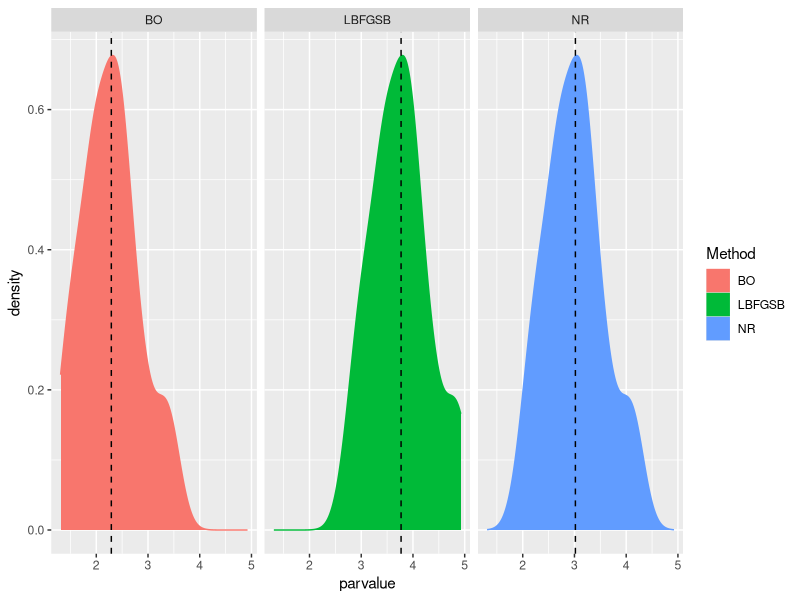

Generate this figure with R:
########################################Poisson Sports Ranking################################
#This script fits a Poisson Ranking model to Brazilian soccer data. 
#We define X_ij ~ poisson(lambda) where lambda = o_i - d_j = expected goals from i against j on a match
#o_i is the ofensive power of team i. This is usually computed as average(goals from i)\average(goals from league)
#d_i is the defensive power of team j. Usually computed as average(goals against j)\average(goals against league)

#Due to nature of this problem, log-likelihood function uses information from d_j to estimate o_i 
#And information from o_i to estimate d_j
#A typical approach to this kind of optimization is Block Relaxation, where first we optimize o_i, then d_j.
#We also consider L-BFGS-B/optim and NR with inequality constraint. 


##Entering real data from Campeonato Brasileiro 2018
#The i_j entry indicates goals from i against j 
X <- matrix(c(0,1,3,1,1,0,0,0,1,2,0,1,2,0,0,2,1,3,2,2,
              0,0,3,1,1,2,3,1,1,0,5,0,0,1,2,3,1,5,0,2,
              4,1,0,2,2,2,5,1,2,3,3,2,2,1,3,2,0,4,1,4,
              1,2,0,0,3,2,1,1,0,0,2,0,0,1,2,1,2,2,3,4,
              1,0,2,0,0,0,1,1,1,2,2,2,1,1,2,0,2,2,1,1,
              2,2,0,0,0,0,3,2,0,0,1,0,1,2,1,1,0,1,0,2,
              1,1,2,1,0,2,0,2,2,3,1,1,2,1,1,0,1,2,1,0,
              1,1,0,2,2,1,0,0,2,0,2,0,1,1,1,1,1,2,1,0,
              3,0,2,1,1,0,3,1,0,0,2,0,0,1,3,2,0,2,1,3,
              2,2,1,2,2,0,2,1,1,0,3,2,2,1,2,1,0,4,1,1,
              1,1,2,1,1,0,3,1,1,0,0,0,0,1,4,0,1,0,0,0,
              1,2,0,2,4,3,2,1,1,2,0,0,0,0,2,5,2,3,2,4,
              2,1,2,2,3,1,3,2,0,2,2,1,0,0,1,2,3,0,3,2,
              4,3,2,3,2,2,0,1,3,1,3,2,1,0,3,3,3,2,1,3,
              1,0,0,1,1,0,1,0,1,0,2,0,1,1,0,0,1,1,1,1,
              0,3,1,2,1,2,0,1,0,1,3,0,1,1,3,0,0,3,1,5,
              1,2,0,1,3,1,2,3,1,2,1,1,0,0,1,1,0,0,2,3,
              0,3,1,2,1,1,1,1,0,0,1,0,2,0,1,2,1,0,2,0,
              4,2,1,2,1,1,3,1,2,1,1,1,1,0,1,0,2,3,0,2,
              1,1,1,2,3,2,1,2,1,2,1,0,2,0,1,0,0,1,1,0),ncol=20,nrow=20,byrow=T)




#Block Relaxation/Cyclic Coordinate Descent Implementation
##########################################################

n=20; #20 teams

d = rep(1,20) #we set ofensive and defensive initial guess values as 1 
o = rep(1,20)

O = matrix(ncol=20,nrow=n) #to visualize algorithm, we construct a matrix were column = optization step
D = matrix(ncol=20,nrow=n) #and row = team parameter
O[,1] = o
D[,1] = d


epslon = 1e-15 #we set a convergence criteria

i = 1  

#####Cyclick Coordinate Descent: 
#block updating: we estimate oMLE1 using dMLE1 and initial guesses, and then dMLE2 using oMLE1. 

poisson_block_opt <- function(epslon, X, o, d, O, D){ #block optimization of X log-lik function
  i <- 1
  d_old <- rep(0, n)
  o_old <- rep(0, n)
  while(sum((d-d_old)^2) + sum((o-o_old)^2) > epslon){   #convergence criteria
    o_old <- o                          
    o <- log(rowSums(X)/sum(exp(-d)))  
    d_old <- d
    d <- -log(colSums(X)/sum(exp(o)))  
    i <- i+1
    O[,i] <- o
    D[,i] <- d
  }
  return(list(O,D))
}



results <- poisson_block_opt(epslon = 1e-15, X = X, o=o, d=d, O=O, D=D) #poisson sports ranking com block opt 
#para jogos em Casa dos times
O_est_BO <- results[[1]] ##ofensive estimate
D_est_BO <- results[[2]] ##defensive estimate

O_est_BO <- O_est_BO[,3]
D_est_BO <- D_est_BO[,3]

names(O_est_BO) <- names(D_est_BO) <- c("AMM","ATM","ATP","BAH","BOT","CEA","CHA","COR","CRU","FLA",
                                        "FLU","GRE","INT","PAL","PAR","SAN","SPA","SPT","VAS","VIT")


#Direct -loglikelihood minimization using optin and L-BFGS-B
#We use L-BFGS-B to add lower>0 bounds on our parameters
##########################################################

### simple loglikelihood function
logL = function(t,n){
  temp = 0
  for(i in 1:n){
    for(j in 1:n){
      temp = temp - exp(t[i]-t[n+j]) + X[i,j] * (t[i]-t[n+j]) #elements to be added from each pair of observed teams
    }
  }
  -temp
}


n <- 20 #20 teams
o <- numeric(n)  
d <- numeric(n)
t = c(o, d) #reunites ofensive and defensive parameters in a single vector

# creating initial guesses from each parameter
t0 = c(rep(2,20), rep(1,20)) 

control <- list(factr = 1e3) #setting L-BFGS-B convergence with smaller eps

est_pars <- optim(par = t0, fn = logL, method = 'L-BFGS-B', 
                  lower =  c(rep(0.1,40), upper = c(rep(5, 40))),
                  control = control, n=20)$par  #optmization

O_est_LBFGSB <- est_pars[1:20]
D_est_LBFGSB <- est_pars[21:40]
names(O_est_LBFGSB) <- names(D_est_LBFGSB) <- c("AMM","ATM","ATP","BAH","BOT","CEA","CHA","COR","CRU","FLA",
                                                "FLU","GRE","INT","PAL","PAR","SAN","SPA","SPT","VAS","VIT")


#Direct -loglikelihood minimization using Newton-Rapson 
#There is no lambda*g(x) but we need to positive-bound our parameters
##########################################################

#problem: we need to set inequality bounds on our parameters (>0)
#lets update our log-likelihood function to greatly penalize less/equal to 0 parameters
mod_logL <- function(t,n){
  temp = 0
  for(i in 1:n){
    for(j in 1:n){
      if((t[i] <= 0) | (t[n+j] <= 0)){ #if parameter is <= 0, returns a big positive value to minimization of neg. log.lik
        temp <- -1e10
        return(-temp)
      }
      else{
        temp <- temp - exp(t[i]-t[n+j]) + X[i,j]*(t[i]-t[n+j]) #else, continue optimization
        #due to nature of the problem, this will never be bigger than 1e10 for bad <= 0 parameters
      }# elementos a serem somados para cada par de times registrado
    }
  }
  -temp
}

est_pars_NR <- nlm(mod_logL, p = t0, n = 20)$estimate ##optimization
O_est_NR <- est_pars_NR[1:20]
D_est_NR <- est_pars_NR[21:40]
names(O_est_NR) <- names(D_est_NR) <- c("AMM","ATM","ATP","BAH","BOT","CEA","CHA","COR","CRU","FLA",
                                        "FLU","GRE","INT","PAL","PAR","SAN","SPA","SPT","VAS","VIT")


###########################################
#now, lets compare the three methods
library(tidyverse)

##First, lets compare each team's 'absolute' score, being ofensive + defensive score for each method
OD_est3 <- matrix(0, 20, 3)
OD_est3[,1] <- O_est_BO + D_est_BO
OD_est3[,2] <- O_est_LBFGSB + D_est_LBFGSB
OD_est3[,3] <- O_est_NR + D_est_NR
OD_est3 <- as.data.frame(OD_est3)
colnames(OD_est3) <- c("BO", 'LBFGSB','NR')
OD_est3 <- OD_est3 %>% gather('Method', 'parvalue')
median <- OD_est3 %>% group_by(Method) %>% summarize(mediana = median(parvalue)) 

ggplot(OD_est3, aes(x = parvalue, color = Method, fill= Method)) + geom_density() + facet_wrap(~Method)+
  geom_vline(data = median, aes(xintercept=mediana),
             linetype="dashed")

#We can see the 3 methods produced different optimizations, where Block-Opt produced Ofensive+Defensive parameter
#distribution with lowest median, and L-BFGS-B produced O+D param. distr. with highest median. 
#However, the three distributions seem to have a similar shape.


###Lets now check for the 5 better teams in each method:

tail(sort(O_est_BO + D_est_BO),5) ##sorting for defensive + ofensive power
#     FLA      INT      ATP      GRE      PAL 
#2.628609 2.793231 2.920629 3.290503 3.444654 

tail(sort(O_est_LBFGSB + D_est_LBFGSB),5)
#FLA      INT      ATP      GRE      PAL 
#4.107937 4.272560 4.399958 4.769832 4.923983 

tail(sort(O_est_NR + D_est_NR),5)
#FLA      INT      ATP      GRE      PAL 
#3.355717 3.520335 3.647738 4.017618 4.171771 

#We can see the rank is the same for each method, what seems to change is the parameters absolute value. 


###Now, lets compute lambda = expected goals from i against j 

##expected value of goals when ATP faces SPT:
exp(O_est_BO["ATP"] - D_est_BO["SPT"]) #lambda
#3.352381 goals expected from ATP against SPT

exp(O_est_LBFGSB["ATP"] - D_est_LBFGSB["SPT"]) #lambda
#3.35238

exp(O_est_NR["ATP"] - D_est_NR["SPT"]) #lambda
#3.352392 

#Here, we can see the expected goals are the same in every method, even though the different parameter values. 

#This suggests the three algorithms can be used to estimate this sports rank example. 
#However, L-BFGS-B and Block Optimization can be thought of more natural approaches, since the derivation of 
#log-likelihood function is straightforward. 
#In Newton-Rapson log-lik function, we had to add a conditional statement to manually bound the parameters. 
#In this case, we could see adding this condition wouldn't give us bad funtion values, but in more complicated functions
#this could cause problems. Also, this makes analytical gradient/hessian calculation less intuitive. 


